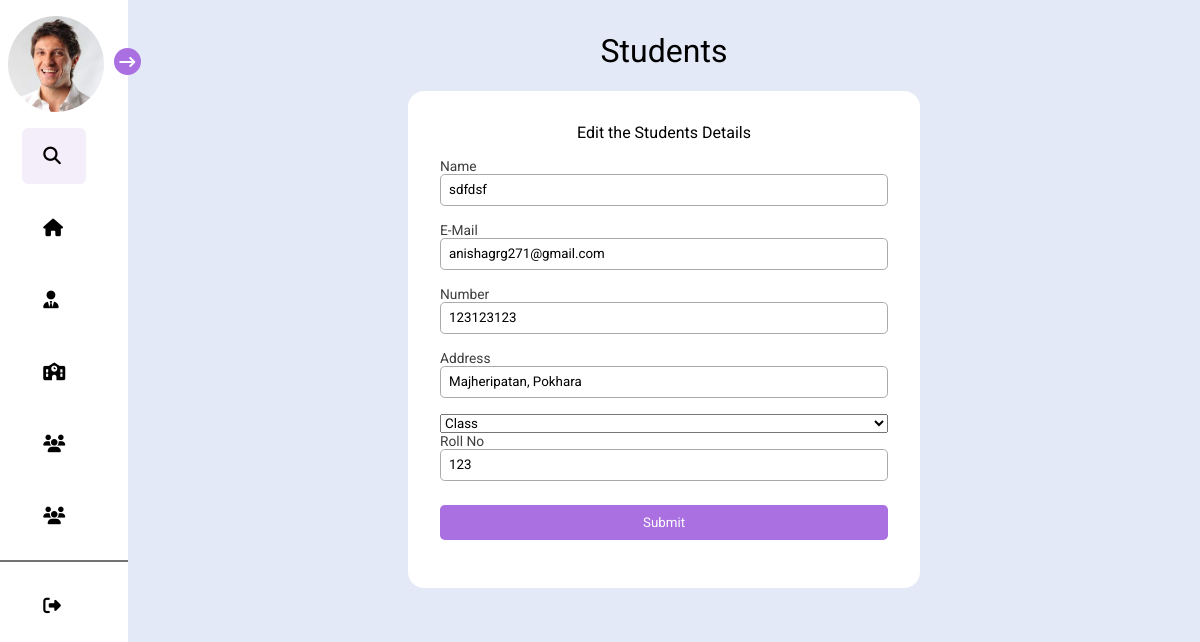
The app's page /edit.php?id=12 with its own data.
### tables this page shows
CREATE TABLE `student_details` (
  `id` int(11) NOT NULL,
  `idtext` varchar(20) NOT NULL,
  `name` varchar(100) NOT NULL,
  `email` varchar(100) NOT NULL,
  `number` int(11) NOT NULL,
  `address` varchar(40) NOT NULL,
  `class_id` int(11) NOT NULL,
  `roll` int(11) NOT NULL
);

### edit.php (the view, shortened to what this page needs)
<?php
require("connect.php");
?>
<!DOCTYPE html>
<html lang="en">
<head>
    <link rel="stylesheet" href="https://cdnjs.cloudflare.com/ajax/libs/font-awesome/6.2.1/css/all.min.css"
 />
    <link rel="stylesheet" href="dashboard.css">
    <link rel="stylesheet" href="admin.css">
</head>
<body>
    <div class="mainbody">
        <div class="close slider ">
            <div class="profile">
                <img src="images/profile.jpeg" alt="profileImage" class="image">
                <div class="profileText">
                </div>
            </div>
            <div class="arrow">
                <i class="fa-solid fa-arrow-right-long"></i>
            </div>
            <div class="links">
                <div class="search">
                    <i class="fa-solid fa-magnifying-glass icons"></i><input type="search" placeholder="Search"
                </div>
                <a href="dashboard.php" class="anchor1 anchortag">
                    <div class="dashboard childs">
                        <i class="fa-solid fa-house icons"></i>
                    </div>
                </a>
                <a href="admin.php" class="anchor2 anchortag">
                    <div class="notifications childs">
                        <i class="fa-solid fa-user-tie icons"></i>
                    </div>
                </a>
                <a href="class.php" class="anchor2 anchortag">
                <div class="notifications childs">
                    <i class="fa-solid fa-school icons"></i>
                    </div>
                </a>
                <a href="students.php" class="anchor3 anchortag">
                    <div class="messages childs">
                        <i class="fa-solid fa-users icons"></i>
                    </div>
                </a>
                <a href="teachers.php" class="anchor4 anchortag">
                    <div class="heart childs">
                        <i class="fa-sharp fa-solid fa-users icons"></i>
                    </div>
                </a>
                <hr>
                <div class="logout childs">
                    <i class="fa-solid fa-right-from-bracket icons"></i>
                </div>
            </div>
        </div>
        <?php
            if($_GET){
                $id = $_GET['id'];
                $res = mysqli_fetch_assoc(mysqli_query($conn, "SELECT * FROM student_details WHERE id = $id"));
                ?>
        <div class="dashboard_contents dashboard_2">
            <div class="text_content">
                <p class="textC">Students</p>
            </div>
            <div class="main main2">
                <form action="edit.php" class="detailsform" method="POST">
                    <p class="dheader"> Edit the Students Details</p>
                    <div class="username_section">
                        <label for="name" class="labels">Name</label>
                        <input type="text" name="name" class="name" value="<?php echo $res['name']; ?>">
                    </div>
                    <div class="email_section">
                        <label for="email" class="labels">E-Mail</label>
                        <input type="email" name="email" class="email" value="<?php echo $res['email']; ?>">
                    </div>
                    <div class="phone_section">
                        <label for="number" class="labels">Number</label>
                        <input type="number" name="number" class="number" value="<?php echo $res['number']; ?>">
                    </div>
                    <div class="address_section">
                        <label for="address" class="labels">Address</label>
                        <input type="text" name="address" class="address" value="<?php echo $res['address']; ?>">
                    </div>
                    <div class="class_section">
                    <select name="class">
                            <option value="">Class</option>
                        </select>
                    </div>
                    <div class="roll_section">
                        <label for="roll" class="labels">Roll No</label>
                        <input type="text" name="roll" class="roll" value="<?php echo $res['roll']; ?>">
                    </div>
                    <div class="submits">
                    <input type="submit" value="Submit" class="submitbtn">
                    </div>
                </form>
                <?php
            }
                ?>
            </div>
        </div>
    </div>
</body>
</html>

### dashboard.css (style rules this page uses)
* { margin:0; padding:0; box-sizing:border-box; font-family: 'Roboto', sans-serif; }
body { overflow-x: hidden; }
.mainbody { min-height: 100vh; background-color: #e4e9f7; width:100vw; display: flex; justify-content: space-between; }
.slider { background-color: white; min-height: 100vh; width:18.2rem; position: relative; padding-top:1rem; transition: 0.3s ease; }
.close { width:8rem; }
.slider.close .childs { width:4rem; margin-left:1.4rem; }
.slider.close .search { width:4rem; margin-left: 1.4rem; }
.slider.close .profile { padding-left: 0.5rem; }
.image { border-radius: 50%; height: 6rem; width:6rem; cursor: pointer; margin-right: 1rem; }
.arrow { background-color: rgb(170, 111, 225); border-radius: 50%; height: 1.7rem; width:1.7rem; display: flex; justify-content: center; align-items: center; cursor: pointer; position: absolute; right:-0.8rem; top:3rem; }
a { text-decoration: none; color:black !important; }
.fa-arrow-right-long { font-size: 1rem; color:white; }
.profile { display: flex; padding-left: 2rem; align-items: center; width:18rem; }
.search , .notifications , .dashboard , .messages , .heart , .logout , .coins { height: 3.5rem; margin: 1rem; display: flex; border-radius: 0.4rem; width:16rem; cursor: pointer; display: flex; align-items: center; padding-left: 0.5rem; font-size: 1.1rem; }
.childs { transition: 0.15s ease; }
.slider.close .icons { margin-left: 0.8rem; }
.search { background-color: rgb(244, 237, 250); transition: 0.3s ease; }
hr { border: 0.5px solid rgb(115, 115, 115); background-color: rgb(105, 105, 105); }
.dashboard_contents { min-height: 70vh; width:100vw; }
.textC { font-size: 2rem; }
.text_content { text-align: center; padding-top: 2.5rem; }
.main { width:100%; padding-top: 2.5rem; display: flex; justify-content: center; flex-wrap: wrap; align-items: flex-start; }
option { cursor: pointer; }

### admin.css (style rules this page uses)
.main2 { padding:5rem 5rem 0 5rem; display: flex; gap:3rem; flex-wrap: wrap; }
.text_content { padding-top: 2rem; }
.main2 { padding-top: 1.3rem; }
.labels { color:rgb(61, 61, 61); font-size: 0.86rem; }
.id , .name , .email , .number, .class, .address, .roll { height: 2rem; width:15rem; border-radius: 0.3rem; border: 1px solid rgb(170, 170, 170); outline:none; padding:0 0.5rem 0 0.5rem; margin-bottom: 1rem; }
.submitbtn { height: 2.2rem; width:32rem; border-radius: 0.3rem; border:none; outline:none; padding:0 0.5rem 0 0.5rem; margin-bottom: 1rem; cursor: pointer; background-color: rgb(170, 111, 225); color: white; }
.detailsform { background-color: white; border-radius: 1rem; display: flex; justify-content: center; align-items: center; flex-direction: column; padding:2rem; width:32rem; margin-bottom: 1rem; }
.id_section , .username_section , .email_section , .roll_section,.address_section,.class_section, .phone_section { display: flex; flex-direction: column; width:100%; }
.id,.name,.email,.roll,.address,.class,.number,.phone { width:100%; }
.submits { margin-top: 0.5rem; display: flex; width:100%; gap:1rem; }
.dheader { margin-bottom: 1rem; font-size: 1rem; }

### records on screen
student_details: name "sdfdsf", email "anishagrg271@gmail.com", number "123123123", address "Majheripatan, Pokhara", roll "123"
